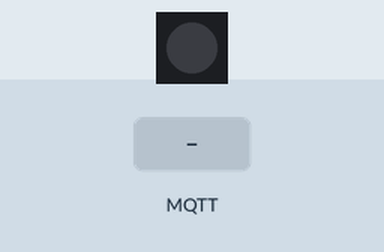
This sketch was run on a simulated ESP32-C6. Parts: 1 RGB LEDs in strip order, left to right. The inputs (shaded band) are chosen by the test bench. WiFi joins after 1.5 s; servers stay silent unless stated; no MQTT or app messages arrive unless stated; what the sketch prints to the serial monitor is not drawn.

Above: at 3.2 s.
3.3 s: MQTT message "on" arrives on the first subscribed topic
At 4.5 s:
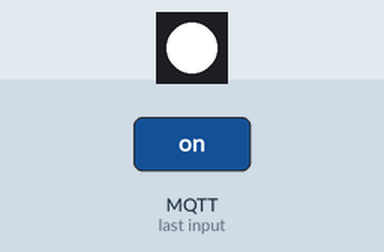
4.8 s: MQTT message "off" arrives on the first subscribed topic
At 5.8 s:
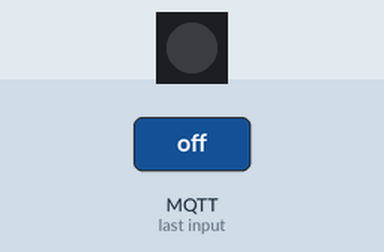
Timing chart, 0 to 7.8 s (numbered marks = the images above; inputs shaded):
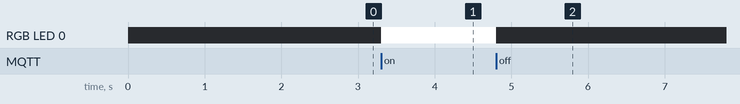

Measured:
- after the input at 3.3 s, RGB LED 0: off → RGB(255, 255, 255) at once
- after the input at 4.8 s, RGB LED 0: RGB(255, 255, 255) → off at once

The sketch:

esp32-mqtt-lamp.ino
```cpp
#include <Adafruit_NeoPixel.h>
#include <WiFiClientSecure.h>
#include <WiFi.h>
#include <PubSubClient.h>

//ESP32C6 has the LED on GPIO_8
constexpr uint8_t LED_PIN = 8;

// Only one LED (not addressable LED chain)
constexpr uint8_t NUM_LEDS = 1;

// Init RGB helper
Adafruit_NeoPixel rgbLed(NUM_LEDS, LED_PIN);

// Predefined RGB colours
uint8_t COLOR_OFF[]  = {0, 0, 0};
uint8_t COLOR_WHITE[] = {255, 255, 255};

// Flag to track the state of the LED
bool led_on = false;

// MQTT related data
PubSubClient mqttClient;
// MQTT Server IP or Domain
const char *mqtt_server = "127.0.0.1";
// MQTT Port, 1883 is default port for unencrypted traffic while 8883 is the default for encrypted
const uint16_t mqtt_port = 8883;
// Username and password for MQTT broker (optional, depending on the MQTT broker setting)
const char *mqtt_username = "user";
const char *mqtt_password = "user123";
// MQTT client name, only really relevant for MQTT logging
const char *mqtt_client_name = "esp32-c6-lamp";
// MQTT topic to send messages in
const char *mqtt_topic = "home/living_room/lamp/command";

// WiFi related data
WiFiClientSecure wifiClient;
const char *wifi_ssid = "ssid";
const char *wifi_pwd = "password";

// CA cert that was generated and self-signed on the server
const char* server_ca_cert = R"EOF(
-----BEGIN CERTIFICATE-----
MIIDETCCAfmgAwIBAgIUUgf0eV6oHupIIXQGVyCVjYJkxqYwDQYJKoZIhvcNAQEL
BQAwGDEWMBQGA1UEAwwNVHJ1c3RlZENBLm5ldDAeFw0yNTAxMzAyMDI3NDVaFw0y
NjAxMzAyMDI3NDVaMBgxFjAUBgNVBAMMDVRydXN0ZWRDQS5uZXQwggEiMA0GCSqG
SIb3DQEBAQUAA4IBDwAwggEKAoIBAQDHF101FGGaPFdm2NtBc51tkwYOM4hcpvp5
WVhtRVGGijEFNb1fihaNWKjxZrgLUlghCPpIVwCNGx38VLa2EC85n3fEmnQQGuPd
Fm761poXSnlaERKBN3VtGP+yFK6AUmohJB9Ki+Mf2xmX/m9mLugErlcD4yRRwcZH
EezIfhFVt+lRy3Dr4Wvuy8h9VpfCpkka5jaraK8ItRnSSg2hwUxgpSo0+/Xy3Qeb
FdSN6pzYHTSTxV1+R3jyS5Fri447Dr6aEvTkN/w2+A3DVkhUFilyPlVqbKBujDRj
c3Se9lkQmuZW9d1axV0jNSFh+IELG+Zl+MW70PkyysLZ736RkJUBAgMBAAGjUzBR
MB0GA1UdDgQWBBR71u1PmQ7vcEPruw4FKNDjTcLOszAfBgNVHSMEGDAWgBR71u1P
mQ7vcEPruw4FKNDjTcLOszAPBgNVHRMBAf8EBTADAQH/MA0GCSqGSIb3DQEBCwUA
A4IBAQBDO0Vo2MlYHDN4bU95b2f9S4euMj/XF9TzCvMKMdQRGByo0bmBiIRGwCFm
KO8N+Amz2NqgZ7tcFpFCD5iGHer853D1NbFsWN8LnwUbSLTC+TayaHAG8YAOpVS6
eWr/DgtyyfihyUwL3q7v+ZxwIbRBEZ0H8R/m+yJxnwUyHB+r/onnTQsUhk0jM1mJ
koCG8Ygg1IdsjjqqiHdxJ4XQgL+532zzKozq6rNVi7eeoWJM1PTImWW9y8Jbj8hg
J9xARxultAtPx6O8GhV4/UA1tlonXoS1G8GH9ZrcphW+sxIBwf9Nwavsp6KZZ6fE
+ykcpXRaYmLmeEhbunpyME1VSV+r
-----END CERTIFICATE-----
)EOF";

// The client CA certificate and private key is also generated by the server but is used by the client for verification
const char* client_ca_cert = R"EOF(
-----BEGIN CERTIFICATE-----
MIICszCCAZsCFBlnbd1uQ2s1isLGJIasMALJdyywMA0GCSqGSIb3DQEBCwUAMBgx
FjAUBgNVBAMMDVRydXN0ZWRDQS5uZXQwHhcNMjUwMTMwMjEwODI0WhcNMjYwMTMw
MjEwODI0WjAUMRIwEAYDVQQDDAlsb2NhbGhvc3QwggEiMA0GCSqGSIb3DQEBAQUA
A4IBDwAwggEKAoIBAQC/kPD5LxsJXtxr3BLDXwd29ilH0n1pi7XRK/dTp2zgkmDF
TGDEaqEo61Z49UzkzZ9dWXP2nyhE2UjwVe99wPotQn3Aweyfxok4Wql3yPeqe849
IRn6eS9hNCuVRIjbC8C10WX49eY5YpWVQns+RM1cw7q4yCAqokgsZipagBetlmSa
XzDlzExK7rBdE/e+y4260YyR0FkIvJvNCUg691pl2TA2RtG/0vx9Z7ZSypViJtRu
ECFEsVGI6xVSVPaytHjoRnUzzfhDGkEg4StTQclj37QBC+hVONdZMuSYtCrBOqBt
L1RAHe2YuSza7jXYax7O+5UxlbD8JzsGfjf2U1AfAgMBAAEwDQYJKoZIhvcNAQEL
BQADggEBABH2iGE+uPdELhzwKS9/+jE3o6OiAraN/jURVhngw0FgzEoaqQGq9Z8J
+y4ULGxhDzXwIw7Ob1UBNoGQ+POJZSCwatz0rXVaGNQRhWLBYSV/5DDhfQoy2qBT
eXzAPnZPrA0ulsJE+/8VgwVfdeen4k85Q1oxlIV+xgUQIlYDUa6O4c2rDQvF2NyM
1Q2DMIbxE2h8r0wK2fVbmPrwrA1MBwk6EcjvePguaBWiyncaP6DMOQb/cxrFOOZ8
3XI3p+gYhrgBqYBgXme7xVowfSCKmPckaKbVtLvNPh8gmT/djhkc4IgKA2sCDjtr
Z5wvz5lJFld8/5Ib8OBkaDYhbXyssSw=
-----END CERTIFICATE-----
)EOF";

const char* client_priv_key= R"EOF(
-----BEGIN PRIVATE KEY-----
MIIEvQIBADANBgkqhkiG9w0BAQEFAASCBKcwggSjAgEAAoIBAQC/kPD5LxsJXtxr
3BLDXwd29ilH0n1pi7XRK/dTp2zgkmDFTGDEaqEo61Z49UzkzZ9dWXP2nyhE2Ujw
Ve99wPotQn3Aweyfxok4Wql3yPeqe849IRn6eS9hNCuVRIjbC8C10WX49eY5YpWV
Qns+RM1cw7q4yCAqokgsZipagBetlmSaXzDlzExK7rBdE/e+y4260YyR0FkIvJvN
CUg691pl2TA2RtG/0vx9Z7ZSypViJtRuECFEsVGI6xVSVPaytHjoRnUzzfhDGkEg
4StTQclj37QBC+hVONdZMuSYtCrBOqBtL1RAHe2YuSza7jXYax7O+5UxlbD8JzsG
fjf2U1AfAgMBAAECggEACYKmM/jFHHLIYDwNjzcWJWKUxUTYU3d+kBZHfrB+yBD8
ToJum2tS+bd7re2fr6XcFfcghrHhselUca1FtbYkgj+DnSCdISGEiaoWl74zOkeD
NnQaPt3qHqbhMwizMqZWuHzfO+9MfegJcEUoqskhP0wh5pXCfKgp2FDW8XJ1unks
iNjbmOB88WktkIrMKW3I3bJjRbWPiN9WFPQ1eK2YkcZytHXJSKjsGLFVYuj4e9LQ
cM4KG2LgFEKOX28h4KKICOB/kmd4znDU1/gvoK8oSA0C8NRkcpJs9jvhFIHjh6la
AXZrwWcvoK9VBG8IKnX+5amlbxzKkCrBsNdF2zYb4QKBgQDh+U3bWu7ZoBhQuTw7
o+T4A8L0kotnG7mfiD2FvyzgTwmhh4jcW8vI/f4s4H+yB6mgb+03y28f4O0owkk+
R6GVdz6UODFtVT3ds7urYu1bSGsL41NnATRfmY8k9YT6CPjIxCJfFs+798ehMqB/
bC9UTTRVs7itMNsNiH4VjjQpBQKBgQDZBTsIPAzkQr9KSr8BM5xxb6wiJ72jzsK8
u9Wz/8xknHVxwCOq3ASPlgXrTstoa8qbAHWE9pGsZ8TQZS/v1CkudNQaKTJKIipv
MnaK4sQlR0o/ayInRYCyPHUo6kSm32cp9e/H6tIcHIZXThk7Tzv/uRCWfF3LsnTB
4wPzYTNN0wKBgFyMd2ekeXhmCi9dfh7LBCbTm5ABSNjE0SRWbyQM5TtFA6PFV7cw
XWkHJYeJtqLaYo2T6arVRcDfpSHxWIAKZFJL0TRxQ0UNCVZ4mx8ZWC7vnO/0fZ8N
Lj8NLEQtzfV9oS7QrWcWd6P7WiZaDsPBMi0rpYiIH9XG0aBcS49We2RlAoGAKVzo
2nHvlxXttbA3ZXg7yhcZvMzMRUtkLGq0mYEYqNh1Pf/8DFWw/NkAOdAjzrw0uoRE
4dnI/A4vIfUXROOwEa2su2u8rQqEAfuhQmlkLyK+UQYPVWLW26HQRsMX4KJV3FaG
pBjqgPci18MH5hj8+4l/Ut9TVT6nKEkneJy/FYcCgYEAinrcqXfuxV1hAAccDWkV
b6aQCfBXxRAcTL48ujVm9v0AzYi1m3+VG+GCvUw6fj3dPq4RFm89reZmOt2y8Pmn
vjVAlBcCyISUFKlIGBhB55614Ig03gWV73/v/KJsPXgqUWZ/PV+KfLtKJMBuGvKp
UPkMiMD+IBVN0mrX2aJJ8NM=
-----END PRIVATE KEY-----
)EOF";

// This function sets up WiFi related settings (connection, certificates)
void setupWiFi() {
  WiFi.mode(WIFI_STA);
  WiFi.begin(wifi_ssid, wifi_pwd);
  Serial.print("Connecting to WiFi...");
  while (WiFi.status() != WL_CONNECTED) {
    Serial.print(".");
    delay(1000);
  }
  Serial.println("Connected to WiFi");
  wifiClient.setCACert(server_ca_cert);
  wifiClient.setCertificate(client_ca_cert);
  wifiClient.setPrivateKey(client_priv_key);
}

// This function connects to MQTT server
void setupMQTT() {
  mqttClient.setClient(wifiClient);
  mqttClient.setServer(mqtt_server, mqtt_port);
  mqttClient.setCallback(message_callback);

  if (mqttClient.connect(mqtt_client_name, mqtt_username, mqtt_password)) {
    Serial.println("Connected to MQTT");
    subscribeToTopic();
  }
  else
  {
    Serial.println("Failed to connect to MQTT server");
    Serial.printf("State: %d", mqttClient.state());
  }
}

// This function readies the LED functionality, it is not required for functionality
void setupLED() {
  rgbLed.begin();
  rgbLed.show();
}

// Method to change the colour of the LED depending on the colour array
void setColor(uint8_t color[]) {
    rgbLed.setPixelColor(0, color[0], color[1], color[2]);
    rgbLed.show();
}

// This function is called on every new message received.
// We read the message and if it matches "on" or "off", we adjust the colour of the LED light
void message_callback(char* topic, byte* payload, unsigned int length) {
  Serial.printf("Message arrived [%s]", topic);
  String message;
  for (int i=0;i<length;i++)
  {
  message += (char)payload[i];
  }
  if (message == "on")
  {
    setColor(COLOR_WHITE);
    led_on = true;
  }
  else if (message == "off")
  {
    setColor(COLOR_OFF);
    led_on = false;
  }
  else
  {
    Serial.print("Invalid command, ignoring...\n");
  }
}

// This function handles the subscription to the defined topic
void subscribeToTopic()
{
   if (mqttClient.connected())
   {
    mqttClient.subscribe(mqtt_topic);
    Serial.print("Subscribed to topic\n");
   }
   else
   {
    Serial.print("Not connected to MQTT broker\n");
   }
}

// In case we disconnected from the broker, this function tries to reestablish a connection
void reconnectToBroker()
{
  while (!mqttClient.connected())
  {
    if (mqttClient.connect(mqtt_client_name))
    {
      subscribeToTopic();
    }
  }
}

void setup() {

  Serial.begin(115200);

  setupWiFi();

  setupMQTT();

  setupLED();
}

void loop() {
  if(!mqttClient.connected())
  {
    reconnectToBroker();
  }
  mqttClient.loop();
}
```
